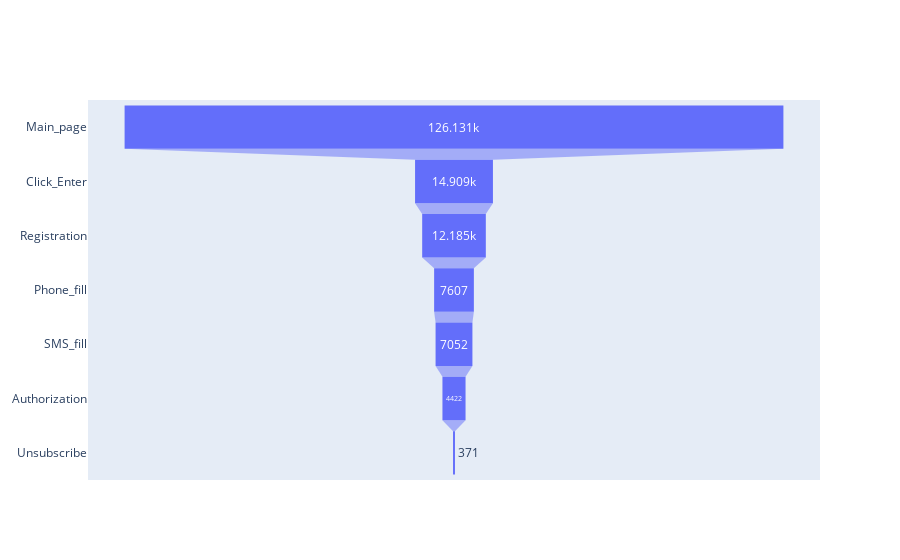

Notebook code cell kept with this figure:
### Code cell
fig = go.Figure(go.Funnel(
    y = ["Main_page", "Click_Enter", "Registration", "Phone_fill","SMS_fill","Authorization","Unsubscribe"],
    x = num2))
fig.show()

### Figure 1 — Plotly figure (JSON) as saved in the notebook; plotly's stock layout.template omitted (floating-point values rounded to 4 significant figures)
{"data": [{"type": "funnel", "x": [126131, 14909, 12185, 7607, 7052, 4422, 371], "y": ["Main_page", "Click_Enter", "Registration", "Phone_fill", "SMS_fill", "Authorization", "Unsubscribe"]}], "layout": {}}
